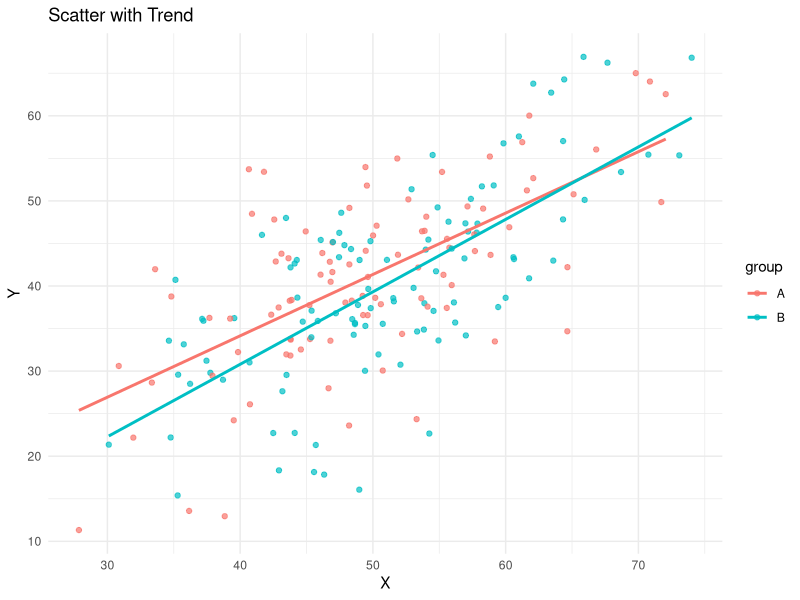
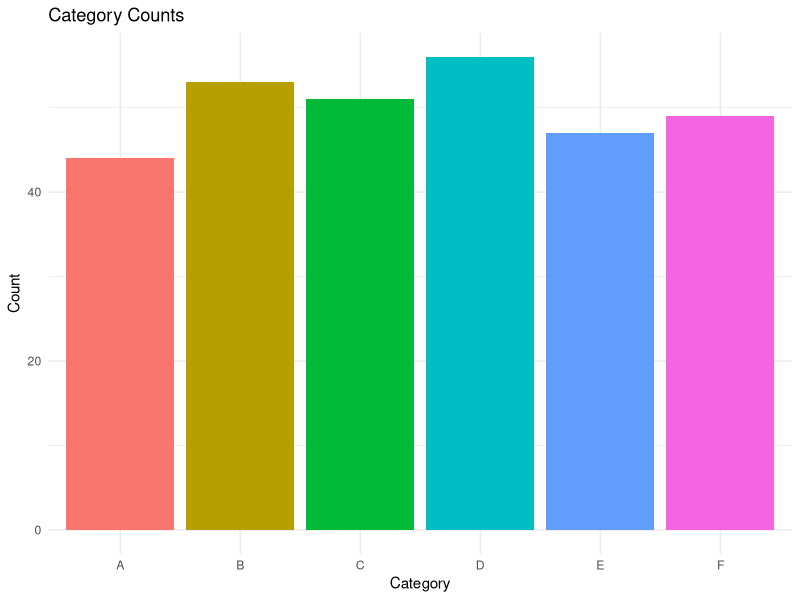
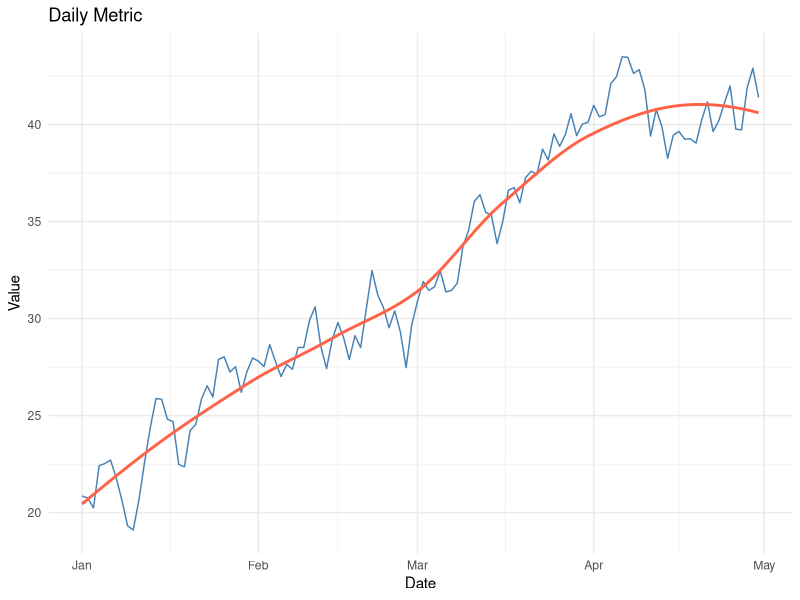
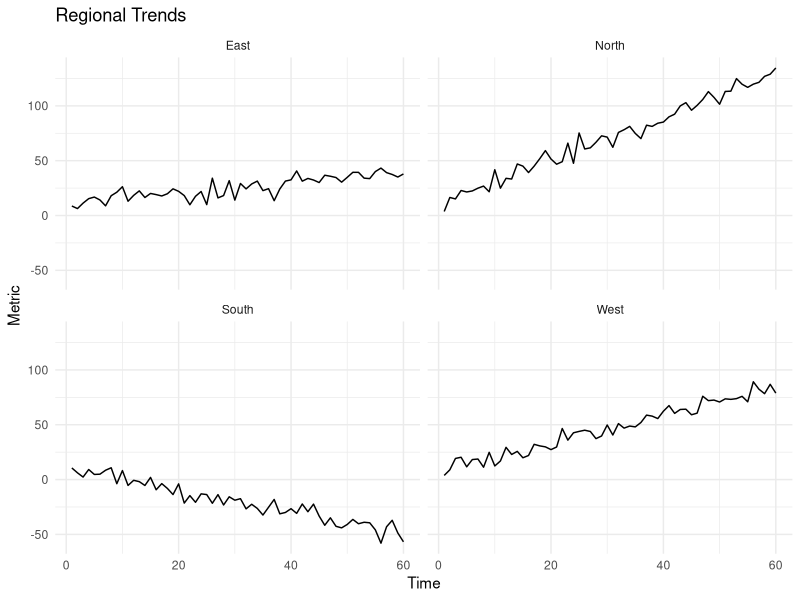

Source code (R) for these figures, in order:
# Visualization Demo using tidyverse (Week 7)
# Generates a few common charts and saves them to PNG files

library(tidyverse)

# 1) Scatter plot with regression line
set.seed(1)
scatter_df <- tibble(
  x = rnorm(200, mean = 50, sd = 10),
  y = 0.8 * x + rnorm(200, sd = 8),
  group = sample(c("A", "B"), 200, replace = TRUE)
)

p_scatter <- ggplot(scatter_df, aes(x = x, y = y, color = group)) +
  geom_point(alpha = 0.7) +
  geom_smooth(method = "lm", se = FALSE) +
  labs(title = "Scatter with Trend", x = "X", y = "Y") +
  theme_minimal()

ggsave("viz_scatter.png", p_scatter, width = 8, height = 6)

# 2) Bar chart (categorical counts)
bar_df <- tibble(
  category = sample(LETTERS[1:6], 300, replace = TRUE)
) %>%
  count(category)

p_bar <- ggplot(bar_df, aes(x = category, y = n, fill = category)) +
  geom_col() +
  labs(title = "Category Counts", x = "Category", y = "Count") +
  theme_minimal() +
  theme(legend.position = "none")

ggsave("viz_bar.png", p_bar, width = 8, height = 6)

# 3) Line chart (time series)
line_df <- tibble(
  date = seq.Date(as.Date("2025-01-01"), by = "day", length.out = 120),
  value = cumsum(rnorm(120, mean = 0.2, sd = 1)) + 20
)

p_line <- ggplot(line_df, aes(x = date, y = value)) +
  geom_line(color = "steelblue") +
  geom_smooth(method = "loess", se = FALSE, color = "tomato") +
  labs(title = "Daily Metric", x = "Date", y = "Value") +
  theme_minimal()

ggsave("viz_line.png", p_line, width = 9, height = 5)

# 4) Faceted small multiples
facet_df <- tibble(
  grp = rep(c("North", "South", "East", "West"), each = 60),
  t = rep(1:60, times = 4),
  metric = 10 + rep(c(2, -1, 0.5, 1.2), each = 60) * t + rnorm(240, sd = 5)
)

p_facet <- ggplot(facet_df, aes(x = t, y = metric)) +
  geom_line() +
  facet_wrap(~ grp, ncol = 2) +
  labs(title = "Regional Trends", x = "Time", y = "Metric") +
  theme_minimal()

ggsave("viz_facets.png", p_facet, width = 10, height = 6)

cat("Saved plots: viz_scatter.png, viz_bar.png, viz_line.png, viz_facets.png\n")
